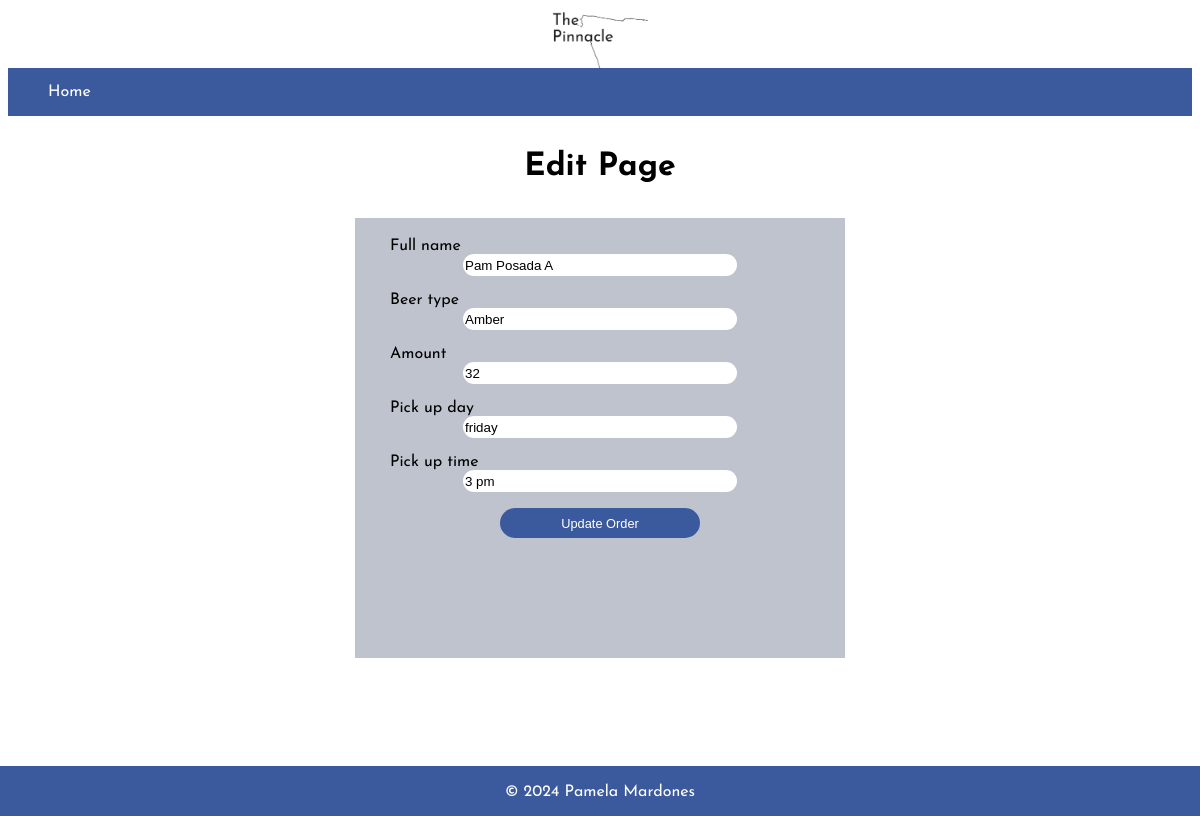
/edit.php?id_orders=28 (signed in), run on the app's committed database.
### tables this page shows
CREATE TABLE `orderBeers` (
  `ID_customer` int(11) DEFAULT NULL,
  `fullName` varchar(255) NOT NULL,
  `type_beer` varchar(255) NOT NULL,
  `amount` varchar(255) NOT NULL,
  `pickup_day` varchar(255) NOT NULL,
  `pickup_time` varchar(255) NOT NULL,
  `id_orders` int(11) NOT NULL
);

### edit.php (the view, shortened to what this page needs)
<!DOCTYPE html>
<html lang="en">
<head>
  <link rel="stylesheet" href="style.css">
</head>
<?php
require_once("dbConnection.php");
try {
  $id_orders = (int) $_GET['id_orders'];
  $stmt = $conn->prepare("CALL display_id_orders(:id_orders)");
  $stmt->bindParam(":id_orders", $id_orders, PDO::PARAM_INT);
  $stmt->execute();
  $resultData = $stmt->fetch(PDO::FETCH_ASSOC);
  if ($resultData) {
    $fullName = $resultData['fullName'];
    $type_beer = $resultData['type_beer'];
    $amount = $resultData['amount'];
    $pickup_day = $resultData['pickup_day'];
    $pickup_time = $resultData['pickup_time'];
  } else {
    echo " ";
  }
} catch (PDOException $e) {
  echo "Error: " . $e->getMessage();
}
?>
<body>
  <img class="logo" src="images/pinnacle-logo.png" alt="an image of the logo of Pinnacle">
  <?php
  include 'navigation.php';
  ?>
  <h1 class="title-order"> Edit Page</h1>
  <form class="editForm" method="POST" action="editAction.php">
    <label class="orderInputLabel" for="fullName">Full name
      <input class="orderInputClass" type="text" name="fullName" value="<?php echo $fullName; ?>">
    </label>
    <br>
    <label class="orderInputLabel" for="beerstype">Beer type
      <input class="orderInputClass" type="text" name="type_beer" value="<?php echo $type_beer; ?>">
    </label>
    <br>
    <label class="orderInputLabel" for="amount">Amount
      <input class="orderInputClass" type="text" name="amount" value="<?php echo $amount; ?>">
    </label>
    <br>
    <label class="orderInputLabel" for="pickUpDay">Pick up day
      <input class="orderInputClass" type="text" name="pickup_day" value="<?php echo $pickup_day; ?>">
    </label>
    <br>
    <label class="orderInputLabel" for="pickUpTime">Pick up time
      <input class="orderInputClass" type="text" name="pickup_time" placeholder="Only from 9:00 am to 5:00 pm"
        value="<?php echo $pickup_time; ?>">
    </label>
    <br>
    <input class="editBtnClass" type="submit" name="editOrder" value="Update Order">
    <br>
  </form>
  <?php
  include 'footer.php';
  ?>
</body>
</html>

### style.css (style rules this page uses)
:root { --primary-color-branding: #3B5A9D; --secondary-color-branding: #FFFFFF; --tertiary-color-branding: #4FB2AA; --fourthiary-color-branding: #c3d0ed; }
body { font-family: "Josefin Sans", sans-serif ; background-image: url("images/back1-edit.png"); background-repeat: no-repeat; height: 800px; background-size: cover; background-position: center; }
.logo { width: 100px; display: block; margin: auto; }
.title-order { text-align: center; margin: auto; display: block; margin-top: 35px; margin-bottom: 35px; }
.orderInputLabel { margin-left: 15px; }
.orderInputClass { width: 270px; height: 20px; display: block; margin: auto; border-radius: 20px; border: none; }
.editForm { background-color: #bec3cd; width: 450px; height: 400px; display: block; padding: 20px; margin: auto; }
.editBtnClass { background-color: var(--primary-color-branding); border: none; cursor: pointer; width: 200px; height: 30px; font-size: 0.8rem; font-weight: 500; color: var(--secondary-color-branding); display: block; margin: auto; border-radius: 20px; }

### data on the page
orderbeers: fullName "Pam Posada A", type_beer "Amber", amount "32", pickup_day "friday", pickup_time "3 pm"
